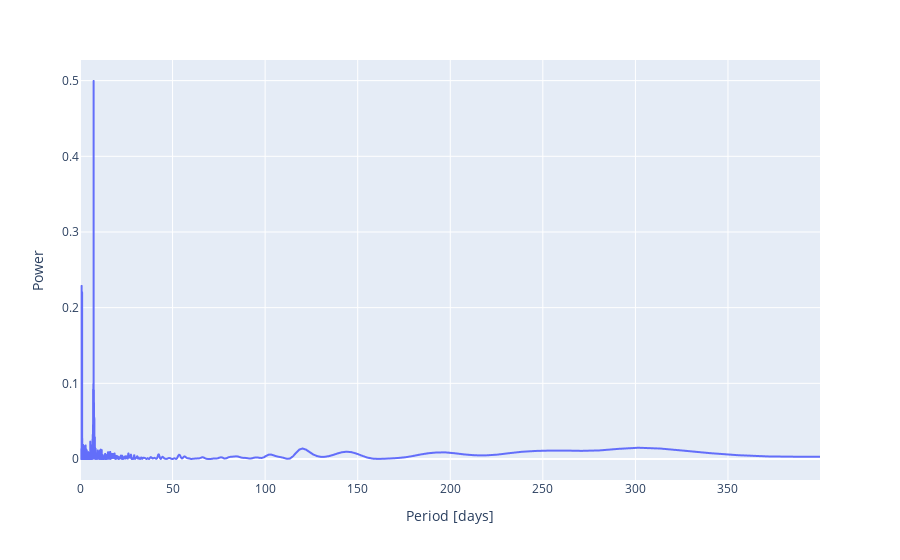

Notebook code for this chart:
### Markdown cell above
* *plot the periodogram*
* check using .power with a freq array instead of .autopower()

### Code cell
#generate and plot periodogram
#jd=Time(i_data.date,format='jd') #was using the astropy time units for the date
jd=mag_data.date
ls=LombScargle(jd,mag_data.filtered_mag)
frequency,power=ls.autopower()
fig2=px.line(x=1/frequency,y=power,labels={'x':'Period [days]','y':'Power'})
fig2.update_xaxes(range=[0, (max(jd)-min(jd))/4.]) #added max range for plot, change if a better range is more useful
iplot(fig2)
#best_period = 1/frequency[numpy.argmax(power[numpy.where(1./frequency < 1000.0)])]
best_period = 1/frequency[numpy.argmax(power)]
print('best period:',numpy.round(best_period,5),'days')

### Figure 1 — Plotly figure (JSON) as saved in the notebook; plotly's stock layout.template omitted (floating-point values rounded to 4 significant figures; data arrays with more than 128 entries replaced by an {"elided": "..."} marker saying what was removed)
{"data": [{"hovertemplate": "Period [days]=%{x}<br>Power=%{y}<extra></extra>", "legendgroup": "", "line": {"color": "#636efa", "dash": "solid"}, "mode": "lines", "name": "", "showlegend": false, "type": "scattergl", "x": {"elided": "10376 float values"}, "xaxis": "x", "y": {"elided": "10376 float values"}, "yaxis": "y"}], "layout": {"legend": {"tracegroupgap": 0}, "margin": {"t": 60}, "xaxis": {"anchor": "y", "domain": [0, 1], "range": [0, 399.7], "title": {"text": "Period [days]"}}, "yaxis": {"anchor": "x", "domain": [0, 1], "title": {"text": "Power"}}}}
